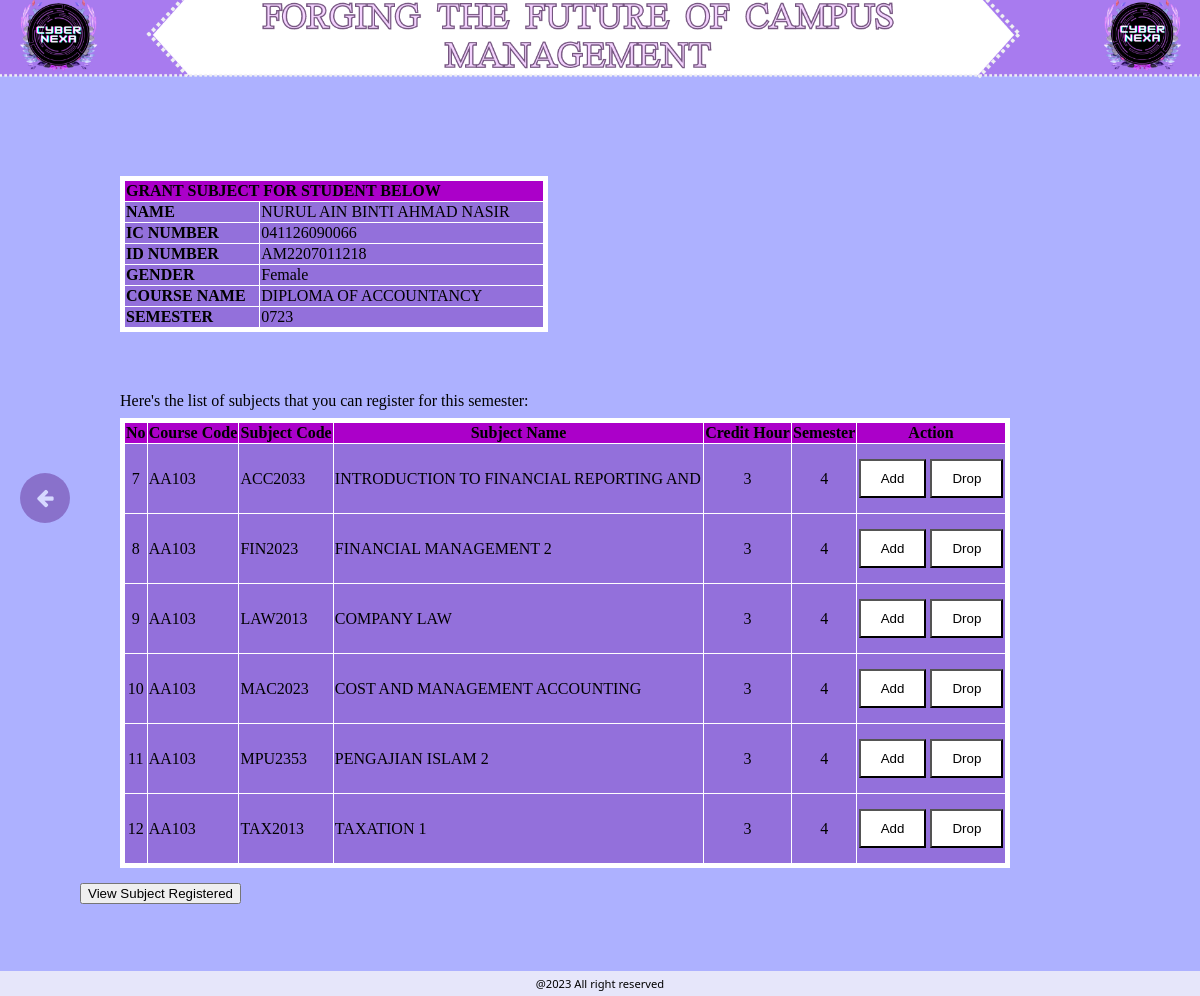
The app's page /subject_registration.php (signed in) with its own data.
### tables this page shows
CREATE TABLE `users` (
  `username` varchar(40) NOT NULL,
  `password` varchar(12) NOT NULL,
  `studName` varchar(40) NOT NULL,
  `nickname` varchar(40) NOT NULL,
  `courseCode` varchar(40) NOT NULL,
  `courseName` varchar(40) NOT NULL,
  `profile` longblob NOT NULL,
  `session` varchar(40) NOT NULL,
  `gender` varchar(15) NOT NULL,
  `semester` varchar(10) NOT NULL,
  `years` varchar(40) NOT NULL,
  `sem` int(10) NOT NULL,
  `admission` varchar(40) NOT NULL,
  `title` varchar(40) NOT NULL
);

CREATE TABLE `subjects` (
  `no` int(100) NOT NULL,
  `courseCode` varchar(20) NOT NULL,
  `subjectCode` varchar(40) NOT NULL,
  `subjectName` varchar(40) NOT NULL,
  `creditHour` varchar(40) NOT NULL,
  `sem` varchar(20) NOT NULL,
  `grade` varchar(10) NOT NULL,
  `status` varchar(20) NOT NULL
);

### subject_registration.php (the view, shortened to what this page needs)
<?php
require 'db_connection.php';
if (isset($_SESSION['username'])) {
    $username = $_SESSION['username'];
    $query = "SELECT studName, password, username, courseCode, courseName, gender, semester FROM users WHERE username = '$username'";
    $result = mysqli_query($conn, $query);
    if ($result && mysqli_num_rows($result) > 0) {
        $row = mysqli_fetch_assoc($result);
        $studName = $row['studName'];
        $icNumber = $row['password'];
		$courseCode = $row['courseCode'];
        $courseName = $row['courseName'];
        $gender = $row['gender'];
        $semester = $row['semester'];
    }
}
else {
    header("Location: login.php");
    exit;
}
	$subjectsQuery = "SELECT * FROM subjects WHERE courseCode = '$courseCode'";
	$subjectsResult = mysqli_query($conn, $subjectsQuery);
	$subjects = [];
	if ($subjectsResult) {
		while ($subjectRow = mysqli_fetch_assoc($subjectsResult)) {
			$subjects[] = $subjectRow;
		}
	}
?>
<!doctype html>
<html>
<head>
</head>
<link rel="stylesheet" href="https://cdnjs.cloudflare.com/ajax/libs/font-awesome/4.7.0/css/font-awesome.min.css">
<body style="background-image: url('background.png');">
<form action="subjectList.php" method="post">
<p>&nbsp;</p>
<p>&nbsp;</p>
<div class="table_one">
  <table width="428" border="1">
        <tbody>
            <tr>
                <td colspan="2" bgcolor="#AB00C9"><strong>GRANT SUBJECT FOR STUDENT BELOW</strong></td>
            </tr>
            <tr>
                <td width="132"><strong>NAME</strong></td>
                <td width="280"><?php echo $studName; ?></td>
            </tr>
            <tr>
                <td><strong>IC NUMBER</strong></td>
                <td><?php echo $icNumber; ?></td>
            </tr>
            <tr>
                <td><strong>ID NUMBER</strong></td>
                <td><?php echo $username?></td>
            </tr>
            <tr>
                <td><strong>GENDER</strong></td>
                <td><?php echo $gender?></td>
            </tr>
            <tr>
                <td><strong>COURSE NAME</strong></td>
                <td><?php echo $courseName?></td>
            </tr>
            <tr>
                <td><strong>SEMESTER</strong></td>
                <td><?php echo $semester?></td>
            </tr>
        </tbody>
  </table>
</div>
<p style="margin: 0; padding: 0;">&nbsp;&nbsp;&nbsp;&nbsp;&nbsp;&nbsp;&nbsp;&nbsp;&nbsp;&nbsp;Here's the list of subjects that you can register for this semester:</p>
<table width="82%" border="1" style="width: 80%; margin-top: 8px; margin-bottom: 15px;">
    <thead>
        <tr>
            <th bgcolor="#AB00C9">No</th>
            <th bgcolor="#AB00C9">Course Code</th>
            <th bgcolor="#AB00C9">Subject Code</th>
            <th bgcolor="#AB00C9">Subject Name</th>
            <th bgcolor="#AB00C9">Credit Hour</th>
            <th bgcolor="#AB00C9">Semester</th>
            <th bgcolor="#AB00C9">Action</th>
      </tr>
    </thead>
    <tbody>
        <?php foreach ($subjects as $subject) { ?>
            <tr>
                <td height="67" style="text-align: center;"><?php echo $subject['no']; ?></td>
                <td><?php echo $subject['courseCode']; ?></td>
                <td><?php echo $subject['subjectCode']; ?></td>
                <td><?php echo $subject['subjectName']; ?></td>
                <td style="text-align: center;"><?php echo $subject['creditHour']; ?></td>
				<td style="text-align: center;"><?php echo $subject['sem']; ?></td>
                <td bgcolor="#9370DB" style="text-align: center;">
					<button type="button" class="add-button"
						onclick="addSubject('<?php echo $studName; ?>', '<?php echo $subject['courseCode']; ?>', '<?php echo $subject['subjectCode']; ?>', '<?php echo $subject['subjectName']; ?>', '<?php echo $subject['creditHour']; ?>', '<?php echo $subject['sem']; ?>', this, this.nextElementSibling)"
						style="background-color: white; color: black;">Add</button>
					<button type="button" class="drop-button"
						onclick="dropSubject('<?php echo $subject['subjectCode']; ?>', '<?php echo $subject['subjectName']; ?>', '<?php echo $subject['creditHour']; ?>', this, this.previousElementSibling)"
						style="background-color: white; color: black;">Drop</button>
				</td>
      </tr>
        <?php } ?>
    </tbody>
</table>
	  <input type="submit" name="submitBtn" value="View Subject Registered">
</form>
<p>&nbsp;</p>
<p>&nbsp;</p>
<div class="circle-button" onclick="window.location.href = 'academic.php'">
	<i class="fa fa-arrow-left"></i>
</div>
<div class="footer">
    <p>@2023 All right reserved</p>
</div>
</body>
</html>

### subject_registration.php (style rules this page uses)
body { align-content: center; background-repeat: no-repeat; background-size: 100%; background-color:#ADB1FF; color: black; margin-left: 80px; }
table { margin-left: 40px; margin-top: 100px; margin-bottom: 60px; color: black; background-color: mediumpurple; border: 5px solid #FFFFFF; border-collapse: collapse; }
button { opacity: 1.0; padding: 10px 20px; background-color: white; }
.footer { position: fixed; left: 0; bottom: 0; width: 100%; background-color: lavender; color: black; text-align: center; font-family: Segoe UI; font-size: 70%; line-height: 3px; }
.circle-button { position: absolute; left: 20px; top: 50%; transform: translateY(-50%); width: 50px; height: 50px; background-color: rebeccapurple; color: white; border-radius: 50%; display: flex; justify-content: center; align-items: center; cursor: pointer; opacity: 0.5; }
.circle-button i { font-size: 20px; }

### records on screen
users: studName "NURUL AIN BINTI AHMAD NASIR", password "041126090066", gender "Female", courseName "DIPLOMA OF ACCOUNTANCY", semester "0723"
subjects: no "7", courseCode "AA103", subjectCode "ACC2033", subjectName "INTRODUCTION TO FINANCIAL REPORTING AND", creditHour "3", sem "4"
subjects: no "8", courseCode "AA103", subjectCode "FIN2023", subjectName "FINANCIAL MANAGEMENT 2", creditHour "3", sem "4"
subjects: no "9", courseCode "AA103", subjectCode "LAW2013", subjectName "COMPANY LAW", creditHour "3", sem "4"
subjects: no "10", courseCode "AA103", subjectCode "MAC2023", subjectName "COST AND MANAGEMENT ACCOUNTING", creditHour "3", sem "4"
subjects: no "11", courseCode "AA103", subjectCode "MPU2353", subjectName "PENGAJIAN ISLAM 2", creditHour "3", sem "4"
subjects: no "12", courseCode "AA103", subjectCode "TAX2013", subjectName "TAXATION 1", creditHour "3", sem "4"

### other values on screen
$username "AM2207011218"
